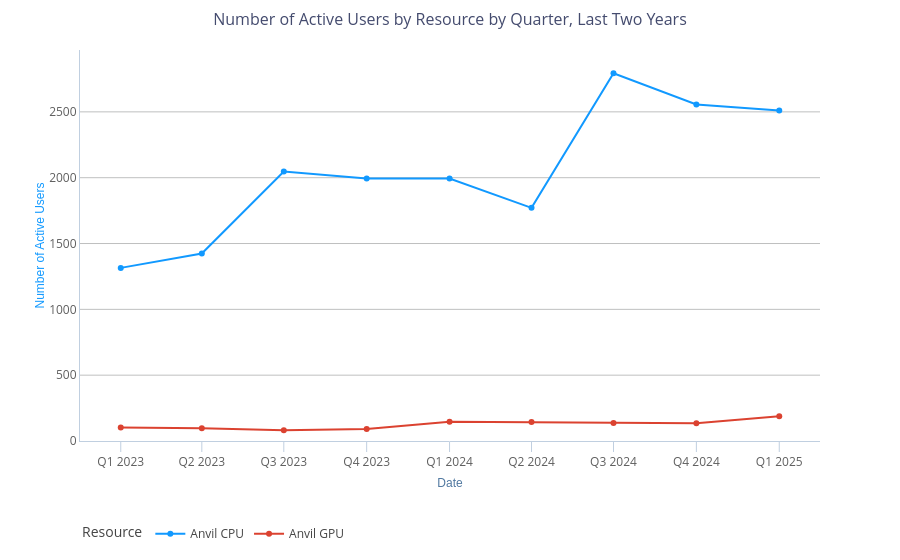

The notebook cell this image was saved under:
### Markdown cell above
### Total

### Code cell
two_year_line_plot_by_quarter(
    y='users',
    resource='all',
)

### Figure 1 — Plotly figure (JSON) as saved in the notebook; plotly's stock layout.template omitted (floating-point values rounded to 4 significant figures)
{"data": [{"hovertemplate": "%{y:,.0f}", "legendgroup": "Anvil CPU", "line": {"color": "#1199FF", "dash": "solid"}, "marker": {"symbol": "circle"}, "mode": "lines+markers", "name": "Anvil CPU", "orientation": "v", "showlegend": true, "type": "scatter", "x": ["2023-01-01T00:00:00", "2023-04-01T00:00:00", "2023-07-01T00:00:00", "2023-10-01T00:00:00", "2024-01-01T00:00:00", "2024-04-01T00:00:00", "2024-07-01T00:00:00", "2024-10-01T00:00:00", "2025-01-01T00:00:00"], "xaxis": "x", "y": [1315, 1424, 2047, 1994, 1993, 1771, 2793, 2556, 2510], "yaxis": "y"}, {"hovertemplate": "%{y:,.0f}", "legendgroup": "Anvil GPU", "line": {"color": "#DB4230", "dash": "solid"}, "marker": {"symbol": "circle"}, "mode": "lines+markers", "name": "Anvil GPU", "orientation": "v", "showlegend": true, "type": "scatter", "x": ["2023-01-01T00:00:00", "2023-04-01T00:00:00", "2023-07-01T00:00:00", "2023-10-01T00:00:00", "2024-01-01T00:00:00", "2024-04-01T00:00:00", "2024-07-01T00:00:00", "2024-10-01T00:00:00", "2025-01-01T00:00:00"], "xaxis": "x", "y": [103, 97, 81, 91, 147, 144, 137, 134, 188], "yaxis": "y"}], "layout": {"autosize": true, "hoverlabel": {"namelength": -1}, "hovermode": "x unified", "legend": {"title": {"text": "Resource"}, "tracegroupgap": 0}, "title": {"text": "Number of Active Users by Resource by Quarter, Last Two Years"}, "xaxis": {"anchor": "y", "autorange": true, "domain": [0, 1], "range": ["2022-11-16 07:08:00.2407", "2025-02-15 16:51:59.7593"], "tickformat": "Q%q %Y", "title": {"text": "Date"}, "type": "date"}, "yaxis": {"anchor": "x", "autorange": true, "domain": [0, 1], "range": [0, 2993.0], "title": {"text": "Number of Active Users"}, "type": "linear"}}}
